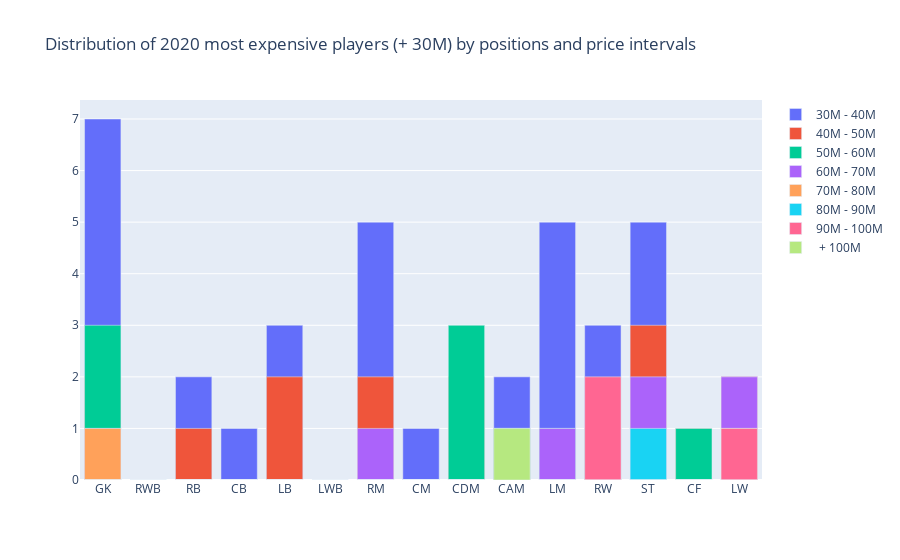

Write notebook code for a chart like this one.
### Code cell
Data20 = pd.read_csv("archive/players_20.csv") 

Data20['price_status'] = Data20.apply(dataprep.generate_values_status, axis=1)

most_commun_positions = np.array([ 'GK', 'RWB', 'RB', 'CB', 'LB', 'LWB', 'RM', 'CM', 'CDM', 'CAM', 'LM', 'RW', 'ST', 'CF', 'LW'])
status_classes = np.array([ '- 30M', '30M - 40M', '40M - 50M', '50M - 60M', '60M - 70M', '70M - 80M', '80M - 90M', '90M - 100M', ' + 100M'])


Data20 = pd.DataFrame(Data20.loc[Data20['team_position'].isin(most_commun_positions)])

position_count = {}
positions_by_statut_count = {}
for statut in range(1, 9):
    for position in most_commun_positions:
        position_count[position] = len(pd.DataFrame(Data20.loc[Data20['team_position'] == position].loc[Data20['price_status'] == statut]))
    positions_by_statut_count[statut] = position_count
    position_count = {}
positions_by_statut_count
positions_by_statut_count_dataframe = pd.DataFrame.from_dict(positions_by_statut_count, orient='index')

fig = go.Figure()

i = 0
for key, value in positions_by_statut_count_dataframe.iterrows(): 
    fig.add_bar(x=most_commun_positions,y=value.values,name=status_classes[i+1])
    i = i + 1
fig.update_layout(barmode="overlay", title = "Distribution of 2020 most expensive players (+ 30M) by positions and price intervals")
fig.show()

### Figure 1 — Plotly figure (JSON) as saved in the notebook; plotly's stock layout.template omitted (floating-point values rounded to 4 significant figures)
{"data": [{"name": "30M - 40M", "type": "bar", "x": ["GK", "RWB", "RB", "CB", "LB", "LWB", "RM", "CM", "CDM", "CAM", "LM", "RW", "ST", "CF", "LW"], "y": [7, 0, 2, 1, 3, 0, 5, 1, 0, 2, 5, 3, 5, 0, 2]}, {"name": "40M - 50M", "type": "bar", "x": ["GK", "RWB", "RB", "CB", "LB", "LWB", "RM", "CM", "CDM", "CAM", "LM", "RW", "ST", "CF", "LW"], "y": [2, 0, 1, 0, 2, 0, 2, 0, 2, 1, 0, 0, 3, 1, 2]}, {"name": "50M - 60M", "type": "bar", "x": ["GK", "RWB", "RB", "CB", "LB", "LWB", "RM", "CM", "CDM", "CAM", "LM", "RW", "ST", "CF", "LW"], "y": [3, 0, 0, 0, 0, 0, 0, 0, 3, 1, 1, 0, 1, 1, 1]}, {"name": "60M - 70M", "type": "bar", "x": ["GK", "RWB", "RB", "CB", "LB", "LWB", "RM", "CM", "CDM", "CAM", "LM", "RW", "ST", "CF", "LW"], "y": [1, 0, 0, 0, 0, 0, 1, 0, 0, 0, 1, 1, 2, 0, 2]}, {"name": "70M - 80M", "type": "bar", "x": ["GK", "RWB", "RB", "CB", "LB", "LWB", "RM", "CM", "CDM", "CAM", "LM", "RW", "ST", "CF", "LW"], "y": [1, 0, 0, 0, 0, 0, 0, 0, 0, 0, 0, 1, 0, 0, 1]}, {"name": "80M - 90M", "type": "bar", "x": ["GK", "RWB", "RB", "CB", "LB", "LWB", "RM", "CM", "CDM", "CAM", "LM", "RW", "ST", "CF", "LW"], "y": [0, 0, 0, 0, 0, 0, 0, 0, 0, 0, 0, 1, 1, 0, 0]}, {"name": "90M - 100M", "type": "bar", "x": ["GK", "RWB", "RB", "CB", "LB", "LWB", "RM", "CM", "CDM", "CAM", "LM", "RW", "ST", "CF", "LW"], "y": [0, 0, 0, 0, 0, 0, 0, 0, 0, 0, 0, 2, 0, 0, 1]}, {"name": " + 100M", "type": "bar", "x": ["GK", "RWB", "RB", "CB", "LB", "LWB", "RM", "CM", "CDM", "CAM", "LM", "RW", "ST", "CF", "LW"], "y": [0, 0, 0, 0, 0, 0, 0, 0, 0, 1, 0, 0, 0, 0, 0]}], "layout": {"barmode": "overlay", "title": {"text": "Distribution of 2020 most expensive players (+ 30M) by positions and price intervals"}}}
